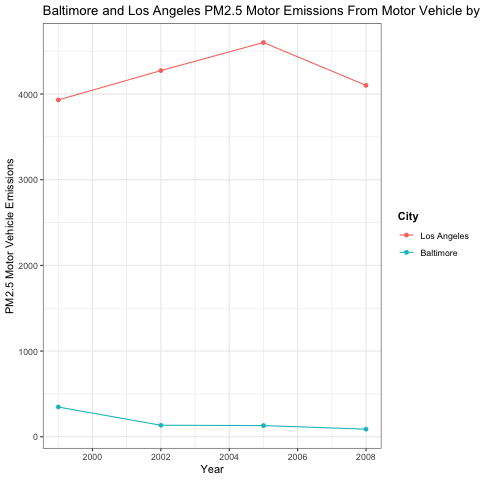

Source code (R):

# 6. Compare emissions from motor vehicle sources in Baltimore City with emissions from motor vehicle 
# sources in Los Angeles County, California (fips == “06037”). 
# Which city has seen greater changes over time in motor vehicle emissions?

balt.LA.motors <- NEI[NEI$fips %in% c("24510","06037") & NEI$type == "ON-ROAD", ]
balt.LA.motors.emission <- aggregate(Emissions ~ year + fips, balt.LA.motors , sum)

ggplot(balt.LA.motors.emission, aes(year, Emissions, col = fips)) +
  geom_line() +
  geom_point() +
  ggtitle("Baltimore and Los Angeles PM2.5 Motor Emissions From Motor Vehicle by Year") +
  labs(x = "Year", y =("PM2.5 Motor Vehicle Emissions"))  +
  scale_colour_discrete(name = "City", labels = c("Los Angeles", "Baltimore")) +
  theme_bw() +
  theme(legend.title = element_text(face = "bold"))
dev.copy(png,"plot6.png", width=480, height=480)
dev.off()
